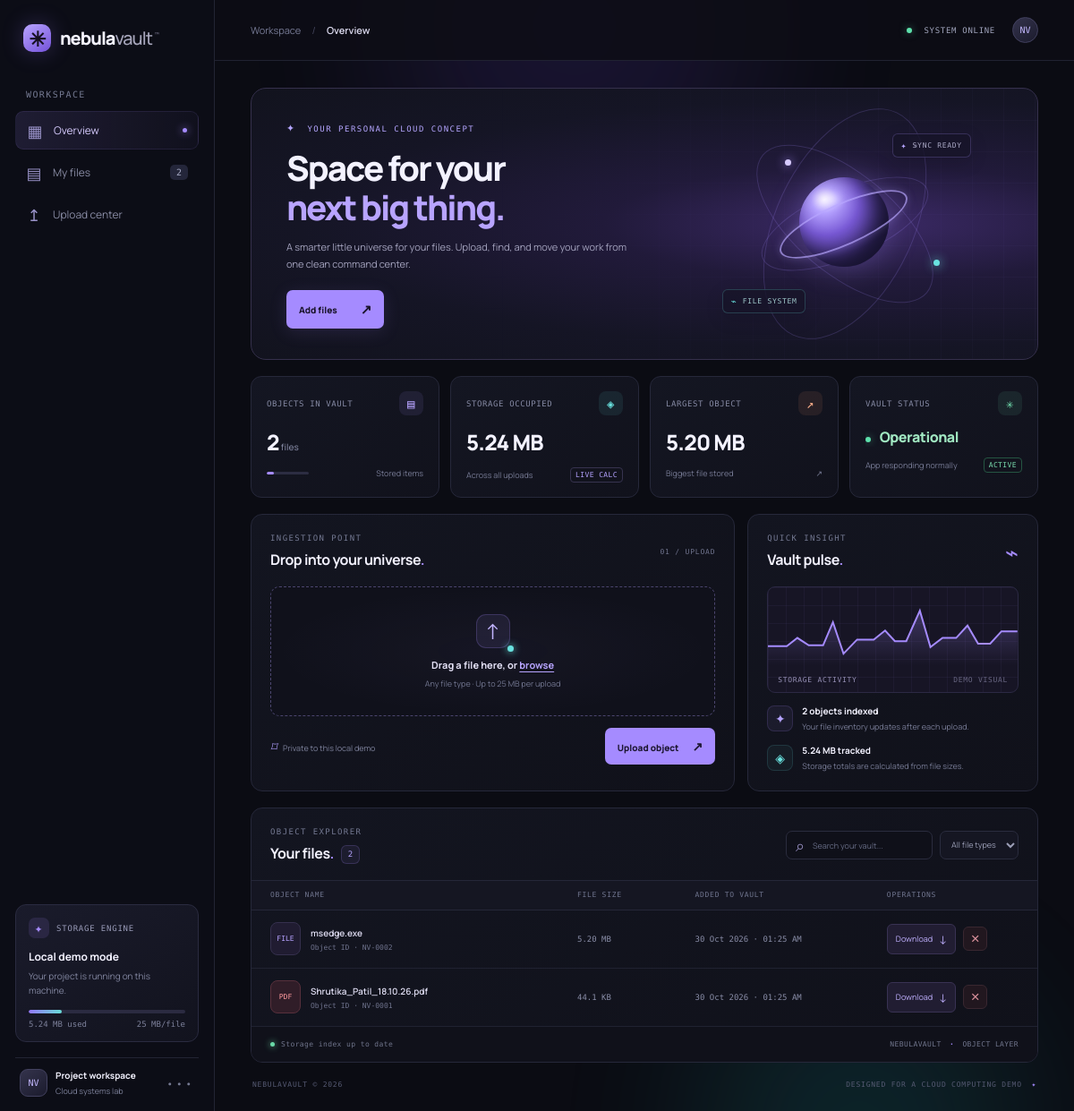
The page / on the database its author committed.
### tables this page shows
CREATE TABLE files (
                id INTEGER PRIMARY KEY AUTOINCREMENT,
                original_name TEXT NOT NULL,
                stored_name TEXT NOT NULL,
                size INTEGER NOT NULL,
                uploaded_at TEXT NOT NULL
            );

### app.py (the view)
@app.route("/")
def index():
    with get_db() as conn:
        files = conn.execute("SELECT * FROM files ORDER BY id DESC").fetchall()
    total_bytes = sum(row["size"] for row in files)
    largest = max((row["size"] for row in files), default=0)
    return render_template("index.html", files=files, total=len(files),
                           total_size=readable_size(total_bytes), raw_bytes=total_bytes,
                           largest=readable_size(largest))

### app.py (called while the page is built)
def get_db():
    conn = sqlite3.connect(DATABASE)
    conn.row_factory = sqlite3.Row
    return conn

def readable_size(size):
    if size < 1024:
        return f"{size} B"
    if size < 1024 * 1024:
        return f"{size / 1024:.1f} KB"
    return f"{size / (1024 * 1024):.2f} MB"

@app.template_filter("filesize")
def filesize(size):
    return readable_size(size)

@app.template_filter("filekind")
def filekind(name):
    ext = os.path.splitext(name.lower())[1]
    if ext in {".png", ".jpg", ".jpeg", ".gif", ".webp", ".svg"}:
        return ("IMG", "image")
    if ext in {".pdf"}:
        return ("PDF", "pdf")
    if ext in {".zip", ".rar", ".7z"}:
        return ("ZIP", "archive")
    if ext in {".py", ".js", ".html", ".css", ".c", ".cpp", ".java"}:
        return ("DEV", "code")
    if ext in {".mp4", ".mov", ".mp3", ".wav"}:
        return ("MED", "media")
    return ("FILE", "generic")

### templates/index.html (shortened to what this page needs)
<!doctype html>
<html lang="en">
<head>
  <link rel="stylesheet" href="{{ url_for('static', filename='style.css') }}">
</head>
<body>
  <div class="ambient ambient-a"></div><div class="ambient ambient-b"></div>
  <aside class="sidebar">
    <a class="logo" href="{{ url_for('index') }}"><span class="logo-mark"><span>✳</span></span><span>nebula<span class="logo-light">vault</span><sup>™</sup></span></a>
    <div class="workspace-label">WORKSPACE</div>
    <a class="nav-item active" href="{{ url_for('index') }}"><span class="nav-icon">▦</span> Overview <span class="nav-active-dot"></span></a>
    <a class="nav-item" href="#files"><span class="nav-icon">▤</span> My files <span class="nav-count">{{ total }}</span></a>
    <a class="nav-item" href="#upload"><span class="nav-icon">↥</span> Upload center</a>
    <div class="sidebar-bottom">
      <div class="plan-card">
        <div class="plan-top"><span class="plan-orb">✦</span><span>STORAGE ENGINE</span></div>
        <div class="plan-title">Local demo mode</div>
        <div class="plan-desc">Your project is running on this machine.</div>
        <div class="plan-track"><span style="width:{{ 0 if raw_bytes == 0 else [raw_bytes / (25*1024*1024)*100, 100]|min }}%"></span></div>
        <div class="plan-foot"><span>{{ total_size }} used</span><span>25 MB/file</span></div>
      </div>
      <div class="profile"><div class="avatar">NV</div><div><strong>Project workspace</strong><small>Cloud systems lab</small></div><span class="profile-dots">•••</span></div>
    </div>
  </aside>
  <main class="main">
    <header class="topbar"><div class="breadcrumb">Workspace <span>/</span> <b>Overview</b></div><div class="topbar-right"><span class="live-status"><i></i> SYSTEM ONLINE</span><div class="top-avatar">NV</div></div></header>
    <div class="page-wrap">
      <section class="hero">
        <div class="hero-copy">
          <div class="hero-kicker"><span class="kicker-star">✦</span> YOUR PERSONAL CLOUD CONCEPT</div>
          <h1>Space for your<br><span>next big thing.</span></h1>
          <p>A smarter little universe for your files. Upload, find, and move your work from one clean command center.</p>
          <a href="#upload" class="hero-button">Add files <span>↗</span></a>
        </div>
        <div class="orbit-scene" aria-hidden="true">
          <div class="orbit orbit-one"></div><div class="orbit orbit-two"></div><div class="orbit orbit-three"></div>
          <div class="planet"><div class="planet-shine"></div><div class="planet-ring"></div></div>
          <div class="orbit-dot dot-one"></div><div class="orbit-dot dot-two"></div><div class="orbit-dot dot-three"></div>
          <div class="float-chip chip-a">✦ <span>SYNC READY</span></div><div class="float-chip chip-b">⌁ <span>FILE SYSTEM</span></div>
        </div>
        <div class="hero-grid"></div>
      </section>
      <section class="metrics">
        <article class="metric-card"><div class="metric-head"><span>OBJECTS IN VAULT</span><span class="metric-icon purple">▤</span></div><div class="metric-value">{{ total }}<small> files</small></div><div class="metric-bottom"><span class="metric-line"><i style="width:{{ [total*8, 100]|min }}%"></i></span><span class="metric-caption">Stored items</span></div></article>
        <article class="metric-card"><div class="metric-head"><span>STORAGE OCCUPIED</span><span class="metric-icon cyan">◈</span></div><div class="metric-value">{{ total_size }}</div><div class="metric-bottom"><span class="metric-caption">Across all uploads</span><span class="tiny-pill">LIVE CALC</span></div></article>
        <article class="metric-card"><div class="metric-head"><span>LARGEST OBJECT</span><span class="metric-icon orange">↗</span></div><div class="metric-value">{{ largest }}</div><div class="metric-bottom"><span class="metric-caption">Biggest file stored</span><span class="metric-caption">↗</span></div></article>
        <article class="metric-card"><div class="metric-head"><span>VAULT STATUS</span><span class="metric-icon green">✳</span></div><div class="metric-value status-value"><i></i> Operational</div><div class="metric-bottom"><span class="metric-caption">App responding normally</span><span class="tiny-pill green-pill">ACTIVE</span></div></article>
      </section>
      <section class="content-grid">
        <article class="panel upload-panel" id="upload">
          <div class="panel-heading"><div><div class="section-eyebrow">INGESTION POINT</div><h2>Drop into your universe<span class="heading-period">.</span></h2></div><span class="panel-number">01 / UPLOAD</span></div>
          <form action="{{ url_for('upload') }}" method="post" enctype="multipart/form-data" id="upload-form">
            <label class="drop-zone" id="drop-zone" for="file-input">
              <div class="upload-graphic"><span>↑</span><i></i></div>
              <strong id="file-label">Drag a file here, or <em>browse</em></strong>
              <span class="drop-subtitle">Any file type · Up to 25 MB per upload</span>
            </label>
            <div class="upload-footer"><span><i class="lock-icon">⌑</i> Private to this local demo</span><button class="upload-button" type="submit">Upload object <span>↗</span></button></div>
          </form>
        </article>
        <article class="panel activity-panel">
          <div class="panel-heading"><div><div class="section-eyebrow">QUICK INSIGHT</div><h2>Vault pulse<span class="heading-period">.</span></h2></div><span class="pulse-symbol">⌁</span></div>
          <div class="pulse-visual"><div class="pulse-grid"></div><div class="pulse-label">STORAGE ACTIVITY <span>DEMO VISUAL</span></div></div>
          <div class="insight-row"><span class="insight-icon">✦</span><div><strong>{{ total }} objects indexed</strong><small>Your file inventory updates after each upload.</small></div></div>
          <div class="insight-row"><span class="insight-icon cyan-text">◈</span><div><strong>{{ total_size }} tracked</strong><small>Storage totals are calculated from file sizes.</small></div></div>
        </article>
      </section>
      <section class="panel files-panel" id="files">
        <div class="files-top"><div><div class="section-eyebrow">OBJECT EXPLORER</div><h2>Your files<span class="heading-period">.</span> <span class="file-count">{{ total }}</span></h2></div><div class="file-tools"><label class="search-box"><span>⌕</span><input id="search-input" type="search" placeholder="Search your vault..." aria-label="Search files"></label><select id="type-filter" aria-label="Filter file type"><option value="all">All file types</option></select></div></div>
        {% if files %}
        <div class="file-list" id="file-list">
          <div class="file-list-head"><span>OBJECT NAME</span><span>FILE SIZE</span><span>ADDED TO VAULT</span><span>OPERATIONS</span></div>
          {% for file in files %}
          {% set kind = file.original_name|filekind %}
          <div class="file-row" data-name="{{ file.original_name|lower }}" data-kind="{{ kind[1] }}">
            <div class="file-name-cell"><div class="file-type {{ kind[1] }}">{{ kind[0] }}</div><div class="file-name-text"><strong>{{ file.original_name }}</strong><small>Object ID · NV-{{ '%04d'|format(file.id) }}</small></div></div>
            <span class="file-size">{{ file.size|filesize }}</span><span class="file-date">{{ file.uploaded_at }}</span>
            <div class="row-actions"><a class="download-action" href="{{ url_for('download', file_id=file.id) }}">Download <span>↓</span></a><form action="{{ url_for('delete', file_id=file.id) }}" method="post" onsubmit="return confirm('Remove this file from the vault?')"><button class="delete-action" type="submit" title="Delete file">×</button></form></div>
          </div>
          {% endfor %}
        </div>
        {% else %}
        <div class="empty-state" id="empty-state"><div class="empty-illustration">✳</div><h3>Your universe is waiting.</h3><p>Upload your first file to make something appear here.</p><a href="#upload">Launch first upload ↗</a></div>
        {% endif %}
        <div class="files-footer"><span><i class="footer-dot"></i> Storage index up to date</span><span>NEBULAVAULT <b>·</b> OBJECT LAYER</span></div>
      </section>
      <footer class="page-footer"><span>NEBULAVAULT © 2026</span><span>DESIGNED FOR A CLOUD COMPUTING DEMO <b>✦</b></span></footer>
    </div>
  </main>
</body>
</html>

### rows shown on the page
files: kind "FILE", original_name "msedge.exe", id "0002", size|filesize "5.20 MB", uploaded_at "30 Oct 2026 · 01:25 AM"
files: kind "PDF", original_name "Shrutika_Patil_18.10.26.pdf", id "0001", size|filesize "44.1 KB", uploaded_at "30 Oct 2026 · 01:25 AM"

### other values the page prints
{{ total }} "2"
{{ total_size }} "5.24 MB"
{{ largest }} "5.20 MB"
